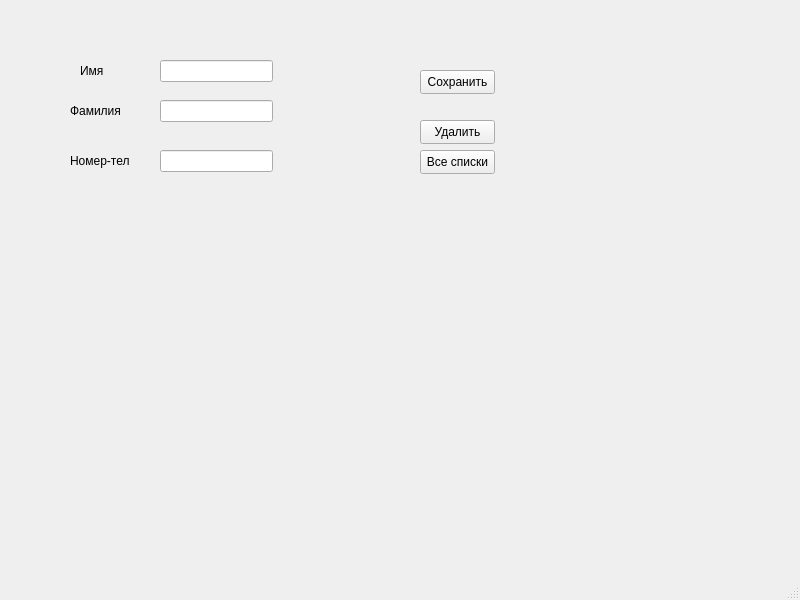
<?xml version="1.0" encoding="UTF-8"?>
<ui version="4.0">
 <class>MainWindow</class>
 <widget class="QMainWindow" name="MainWindow">
  <property name="geometry">
   <rect>
    <x>0</x>
    <y>0</y>
    <width>800</width>
    <height>600</height>
   </rect>
  </property>
  <property name="windowTitle">
   <string>MainWindow</string>
  </property>
  <widget class="QWidget" name="centralwidget">
   <widget class="QPushButton" name="save_btn">
    <property name="geometry">
     <rect>
      <x>420</x>
      <y>70</y>
      <width>75</width>
      <height>24</height>
     </rect>
    </property>
    <property name="text">
     <string>Сохранить</string>
    </property>
   </widget>
   <widget class="QPushButton" name="delete_btn">
    <property name="geometry">
     <rect>
      <x>420</x>
      <y>120</y>
      <width>75</width>
      <height>24</height>
     </rect>
    </property>
    <property name="text">
     <string>Удалить</string>
    </property>
   </widget>
   <widget class="QPushButton" name="read_all_btn">
    <property name="geometry">
     <rect>
      <x>420</x>
      <y>150</y>
      <width>75</width>
      <height>24</height>
     </rect>
    </property>
    <property name="text">
     <string>Все списки</string>
    </property>
   </widget>
   <widget class="QLabel" name="nameLabel">
    <property name="geometry">
     <rect>
      <x>80</x>
      <y>50</y>
      <width>49</width>
      <height>41</height>
     </rect>
    </property>
    <property name="text">
     <string>Имя</string>
    </property>
    <property name="margin">
     <number>10</number>
    </property>
   </widget>
   <widget class="QLabel" name="surnameLabel">
    <property name="geometry">
     <rect>
      <x>70</x>
      <y>90</y>
      <width>91</width>
      <height>41</height>
     </rect>
    </property>
    <property name="text">
     <string>Фамилия</string>
    </property>
    <property name="margin">
     <number>10</number>
    </property>
   </widget>
   <widget class="QLabel" name="phone_numLabel">
    <property name="geometry">
     <rect>
      <x>70</x>
      <y>140</y>
      <width>91</width>
      <height>41</height>
     </rect>
    </property>
    <property name="text">
     <string>Номер-тел</string>
    </property>
    <property name="margin">
     <number>10</number>
    </property>
   </widget>
   <widget class="QLineEdit" name="lineEditName">
    <property name="geometry">
     <rect>
      <x>160</x>
      <y>60</y>
      <width>113</width>
      <height>22</height>
     </rect>
    </property>
   </widget>
   <widget class="QLineEdit" name="lineEditSurname">
    <property name="geometry">
     <rect>
      <x>160</x>
      <y>100</y>
      <width>113</width>
      <height>22</height>
     </rect>
    </property>
   </widget>
   <widget class="QLineEdit" name="lineEditNumber">
    <property name="geometry">
     <rect>
      <x>160</x>
      <y>150</y>
      <width>113</width>
      <height>22</height>
     </rect>
    </property>
   </widget>
  </widget>
  <widget class="QMenuBar" name="menubar">
   <property name="geometry">
    <rect>
     <x>0</x>
     <y>0</y>
     <width>800</width>
     <height>22</height>
    </rect>
   </property>
  </widget>
  <widget class="QStatusBar" name="statusbar"/>
 </widget>
 <resources/>
 <connections/>
</ui>
